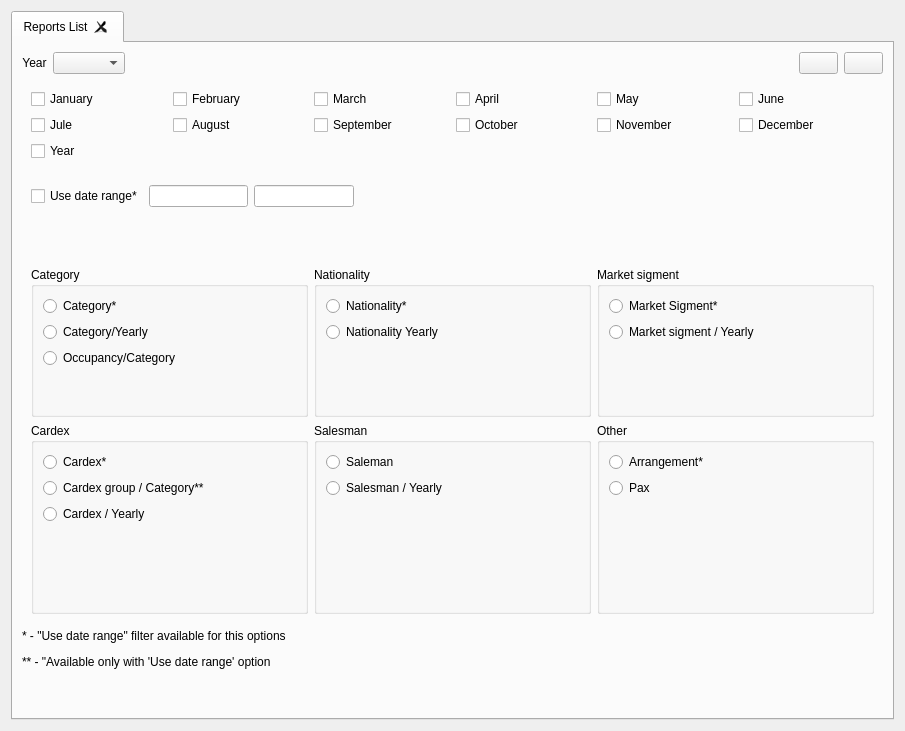
<?xml version="1.0" encoding="UTF-8"?>
<ui version="4.0">
 <class>WReportsSetOld</class>
 <widget class="QWidget" name="WReportsSetOld">
  <property name="geometry">
   <rect>
    <x>0</x>
    <y>0</y>
    <width>905</width>
    <height>731</height>
   </rect>
  </property>
  <property name="windowTitle">
   <string>Form</string>
  </property>
  <layout class="QVBoxLayout" name="verticalLayout">
   <item>
    <widget class="QTabWidget" name="tabWidget">
     <property name="focusPolicy">
      <enum>Qt::NoFocus</enum>
     </property>
     <property name="currentIndex">
      <number>0</number>
     </property>
     <property name="tabsClosable">
      <bool>true</bool>
     </property>
     <widget class="QWidget" name="tab">
      <attribute name="title">
       <string>Reports List</string>
      </attribute>
      <layout class="QVBoxLayout" name="verticalLayout_2">
       <item>
        <widget class="QWidget" name="widget" native="true">
         <layout class="QGridLayout" name="gridLayout">
          <property name="leftMargin">
           <number>0</number>
          </property>
          <property name="topMargin">
           <number>0</number>
          </property>
          <property name="rightMargin">
           <number>0</number>
          </property>
          <property name="bottomMargin">
           <number>0</number>
          </property>
          <item row="1" column="1">
           <widget class="EYearCombo" name="cbYear">
            <property name="maximumSize">
             <size>
              <width>100</width>
              <height>16777215</height>
             </size>
            </property>
           </widget>
          </item>
          <item row="1" column="4">
           <widget class="QPushButton" name="btnGo">
            <property name="maximumSize">
             <size>
              <width>39</width>
              <height>40</height>
             </size>
            </property>
            <property name="text">
             <string/>
            </property>
            <property name="icon">
             <iconset resource="../Resort/res.qrc">
              <normaloff>:/images/goto.png</normaloff>:/images/goto.png</iconset>
            </property>
            <property name="iconSize">
             <size>
              <width>32</width>
              <height>32</height>
             </size>
            </property>
           </widget>
          </item>
          <item row="1" column="2">
           <spacer name="horizontalSpacer">
            <property name="orientation">
             <enum>Qt::Horizontal</enum>
            </property>
            <property name="sizeHint" stdset="0">
             <size>
              <width>40</width>
              <height>20</height>
             </size>
            </property>
           </spacer>
          </item>
          <item row="1" column="0">
           <widget class="QLabel" name="label">
            <property name="text">
             <string>Year</string>
            </property>
            <property name="alignment">
             <set>Qt::AlignCenter</set>
            </property>
           </widget>
          </item>
          <item row="1" column="3">
           <widget class="QPushButton" name="btnHelp">
            <property name="maximumSize">
             <size>
              <width>39</width>
              <height>40</height>
             </size>
            </property>
            <property name="text">
             <string/>
            </property>
            <property name="icon">
             <iconset resource="../Resort/res.qrc">
              <normaloff>:/images/question.png</normaloff>:/images/question.png</iconset>
            </property>
            <property name="iconSize">
             <size>
              <width>32</width>
              <height>32</height>
             </size>
            </property>
           </widget>
          </item>
         </layout>
        </widget>
       </item>
       <item>
        <widget class="WCheckBoxGroup" name="wCh" native="true">
         <property name="sizePolicy">
          <sizepolicy hsizetype="Preferred" vsizetype="Preferred">
           <horstretch>0</horstretch>
           <verstretch>0</verstretch>
          </sizepolicy>
         </property>
         <property name="minimumSize">
          <size>
           <width>0</width>
           <height>0</height>
          </size>
         </property>
         <property name="styleSheet">
          <string notr="true"/>
         </property>
         <layout class="QGridLayout" name="gridLayout_4">
          <property name="sizeConstraint">
           <enum>QLayout::SetMinimumSize</enum>
          </property>
          <item row="1" column="4">
           <widget class="QCheckBox" name="checkBox_7">
            <property name="text">
             <string>April</string>
            </property>
            <property name="M" stdset="0">
             <number>4</number>
            </property>
           </widget>
          </item>
          <item row="2" column="2">
           <widget class="QCheckBox" name="checkBox_9">
            <property name="text">
             <string>August</string>
            </property>
            <property name="M" stdset="0">
             <number>8</number>
            </property>
           </widget>
          </item>
          <item row="1" column="3">
           <widget class="QCheckBox" name="checkBox">
            <property name="text">
             <string>March</string>
            </property>
            <property name="M" stdset="0">
             <number>3</number>
            </property>
           </widget>
          </item>
          <item row="2" column="5">
           <widget class="QCheckBox" name="checkBox_11">
            <property name="text">
             <string>November</string>
            </property>
            <property name="M" stdset="0">
             <number>11</number>
            </property>
           </widget>
          </item>
          <item row="1" column="6">
           <widget class="QCheckBox" name="checkBox_5">
            <property name="text">
             <string>June</string>
            </property>
            <property name="M" stdset="0">
             <number>6</number>
            </property>
           </widget>
          </item>
          <item row="1" column="5">
           <widget class="QCheckBox" name="checkBox_6">
            <property name="text">
             <string>May</string>
            </property>
            <property name="M" stdset="0">
             <number>5</number>
            </property>
           </widget>
          </item>
          <item row="2" column="4">
           <widget class="QCheckBox" name="checkBox_10">
            <property name="text">
             <string>October</string>
            </property>
            <property name="M" stdset="0">
             <number>10</number>
            </property>
           </widget>
          </item>
          <item row="1" column="2">
           <widget class="QCheckBox" name="checkBox_3">
            <property name="text">
             <string>February</string>
            </property>
            <property name="M" stdset="0">
             <number>2</number>
            </property>
           </widget>
          </item>
          <item row="1" column="1">
           <widget class="QCheckBox" name="checkBox_4">
            <property name="text">
             <string>January</string>
            </property>
            <property name="M" stdset="0">
             <number>1</number>
            </property>
           </widget>
          </item>
          <item row="2" column="6">
           <widget class="QCheckBox" name="checkBox_12">
            <property name="text">
             <string>December</string>
            </property>
            <property name="M" stdset="0">
             <number>12</number>
            </property>
           </widget>
          </item>
          <item row="2" column="3">
           <widget class="QCheckBox" name="checkBox_8">
            <property name="text">
             <string>September</string>
            </property>
            <property name="M" stdset="0">
             <number>9</number>
            </property>
           </widget>
          </item>
          <item row="2" column="1">
           <widget class="QCheckBox" name="checkBox_2">
            <property name="text">
             <string>Jule</string>
            </property>
            <property name="M" stdset="0">
             <number>7</number>
            </property>
           </widget>
          </item>
          <item row="3" column="1">
           <widget class="QCheckBox" name="chYear">
            <property name="text">
             <string>Year</string>
            </property>
            <property name="M" stdset="0">
             <number>0</number>
            </property>
           </widget>
          </item>
         </layout>
        </widget>
       </item>
       <item>
        <widget class="QWidget" name="widget_2" native="true">
         <layout class="QHBoxLayout" name="horizontalLayout">
          <item>
           <widget class="QCheckBox" name="chUseDateRange">
            <property name="text">
             <string>Use date range*</string>
            </property>
           </widget>
          </item>
          <item>
           <widget class="EDateEdit" name="deDate1">
            <property name="maximumSize">
             <size>
              <width>100</width>
              <height>16777215</height>
             </size>
            </property>
           </widget>
          </item>
          <item>
           <widget class="EDateEdit" name="deDate2">
            <property name="maximumSize">
             <size>
              <width>100</width>
              <height>16777215</height>
             </size>
            </property>
           </widget>
          </item>
          <item>
           <spacer name="horizontalSpacer_2">
            <property name="orientation">
             <enum>Qt::Horizontal</enum>
            </property>
            <property name="sizeHint" stdset="0">
             <size>
              <width>521</width>
              <height>20</height>
             </size>
            </property>
           </spacer>
          </item>
         </layout>
        </widget>
       </item>
       <item>
        <widget class="QWidget" name="widget_3" native="true">
         <property name="sizePolicy">
          <sizepolicy hsizetype="Preferred" vsizetype="Preferred">
           <horstretch>0</horstretch>
           <verstretch>2</verstretch>
          </sizepolicy>
         </property>
         <layout class="QGridLayout" name="gridLayout_3">
          <item row="2" column="0" rowspan="2">
           <widget class="QGroupBox" name="groupBox">
            <property name="title">
             <string>Category</string>
            </property>
            <layout class="QVBoxLayout" name="verticalLayout_4">
             <item>
              <widget class="ERadioButton" name="rbrCategory">
               <property name="text">
                <string>Category*</string>
               </property>
              </widget>
             </item>
             <item>
              <widget class="ERadioButton" name="rbrCategoryYearly">
               <property name="text">
                <string>Category/Yearly</string>
               </property>
              </widget>
             </item>
             <item>
              <widget class="ERadioButton" name="rbrOccupancyCategory">
               <property name="text">
                <string>Occupancy/Category</string>
               </property>
              </widget>
             </item>
             <item>
              <spacer name="verticalSpacer">
               <property name="orientation">
                <enum>Qt::Vertical</enum>
               </property>
               <property name="sizeHint" stdset="0">
                <size>
                 <width>20</width>
                 <height>17</height>
                </size>
               </property>
              </spacer>
             </item>
            </layout>
           </widget>
          </item>
          <item row="0" column="0" colspan="3">
           <widget class="QWidget" name="wdtFilter" native="true">
            <property name="minimumSize">
             <size>
              <width>0</width>
              <height>30</height>
             </size>
            </property>
            <property name="maximumSize">
             <size>
              <width>16777215</width>
              <height>30</height>
             </size>
            </property>
            <layout class="QVBoxLayout" name="verticalLayout_10">
             <property name="spacing">
              <number>0</number>
             </property>
             <property name="leftMargin">
              <number>0</number>
             </property>
             <property name="topMargin">
              <number>0</number>
             </property>
             <property name="rightMargin">
              <number>0</number>
             </property>
             <property name="bottomMargin">
              <number>0</number>
             </property>
             <item>
              <layout class="QHBoxLayout" name="hlFilter"/>
             </item>
            </layout>
           </widget>
          </item>
          <item row="4" column="0">
           <widget class="QGroupBox" name="groupBox_3">
            <property name="title">
             <string>Cardex</string>
            </property>
            <layout class="QVBoxLayout" name="verticalLayout_5">
             <item>
              <widget class="ERadioButton" name="rbrCardex">
               <property name="text">
                <string>Cardex*</string>
               </property>
              </widget>
             </item>
             <item>
              <widget class="ERadioButton" name="rbCardexCategory">
               <property name="text">
                <string>Cardex group / Category**</string>
               </property>
              </widget>
             </item>
             <item>
              <widget class="ERadioButton" name="rbrCardexYearly">
               <property name="text">
                <string>Cardex / Yearly</string>
               </property>
              </widget>
             </item>
             <item>
              <spacer name="verticalSpacer_2">
               <property name="orientation">
                <enum>Qt::Vertical</enum>
               </property>
               <property name="sizeHint" stdset="0">
                <size>
                 <width>20</width>
                 <height>51</height>
                </size>
               </property>
              </spacer>
             </item>
            </layout>
           </widget>
          </item>
          <item row="4" column="1">
           <widget class="QGroupBox" name="groupBox_4">
            <property name="title">
             <string>Salesman</string>
            </property>
            <layout class="QVBoxLayout" name="verticalLayout_6">
             <item>
              <widget class="ERadioButton" name="rbrSalesMan">
               <property name="text">
                <string>Saleman</string>
               </property>
              </widget>
             </item>
             <item>
              <widget class="ERadioButton" name="rbrSalesManYearly">
               <property name="text">
                <string>Salesman / Yearly</string>
               </property>
              </widget>
             </item>
             <item>
              <spacer name="verticalSpacer_5">
               <property name="orientation">
                <enum>Qt::Vertical</enum>
               </property>
               <property name="sizeHint" stdset="0">
                <size>
                 <width>20</width>
                 <height>51</height>
                </size>
               </property>
              </spacer>
             </item>
            </layout>
           </widget>
          </item>
          <item row="2" column="1" rowspan="2">
           <widget class="QGroupBox" name="groupBox_2">
            <property name="title">
             <string>Nationality</string>
            </property>
            <layout class="QVBoxLayout" name="verticalLayout_9">
             <item>
              <widget class="ERadioButton" name="rbrNationality">
               <property name="text">
                <string>Nationality*</string>
               </property>
              </widget>
             </item>
             <item>
              <widget class="ERadioButton" name="rbrNatYearly">
               <property name="text">
                <string>Nationality Yearly</string>
               </property>
              </widget>
             </item>
             <item>
              <spacer name="verticalSpacer_7">
               <property name="orientation">
                <enum>Qt::Vertical</enum>
               </property>
               <property name="sizeHint" stdset="0">
                <size>
                 <width>20</width>
                 <height>40</height>
                </size>
               </property>
              </spacer>
             </item>
            </layout>
           </widget>
          </item>
          <item row="4" column="2">
           <widget class="QGroupBox" name="groupBox_6">
            <property name="title">
             <string>Other</string>
            </property>
            <layout class="QVBoxLayout" name="verticalLayout_8">
             <item>
              <widget class="ERadioButton" name="rbrArrangement">
               <property name="text">
                <string>Arrangement*</string>
               </property>
              </widget>
             </item>
             <item>
              <widget class="ERadioButton" name="rbrPax">
               <property name="text">
                <string>Pax</string>
               </property>
              </widget>
             </item>
             <item>
              <spacer name="verticalSpacer_6">
               <property name="orientation">
                <enum>Qt::Vertical</enum>
               </property>
               <property name="sizeHint" stdset="0">
                <size>
                 <width>20</width>
                 <height>51</height>
                </size>
               </property>
              </spacer>
             </item>
            </layout>
           </widget>
          </item>
          <item row="2" column="2" rowspan="2">
           <widget class="QGroupBox" name="groupBox_5">
            <property name="title">
             <string>Market sigment</string>
            </property>
            <layout class="QVBoxLayout" name="verticalLayout_7">
             <item>
              <widget class="ERadioButton" name="rbrMarketSigment">
               <property name="text">
                <string>Market Sigment*</string>
               </property>
              </widget>
             </item>
             <item>
              <widget class="ERadioButton" name="rbrMarketSigmentYearly">
               <property name="text">
                <string>Market sigment / Yearly</string>
               </property>
              </widget>
             </item>
             <item>
              <spacer name="verticalSpacer_4">
               <property name="orientation">
                <enum>Qt::Vertical</enum>
               </property>
               <property name="sizeHint" stdset="0">
                <size>
                 <width>20</width>
                 <height>63</height>
                </size>
               </property>
              </spacer>
             </item>
            </layout>
           </widget>
          </item>
         </layout>
        </widget>
       </item>
       <item>
        <widget class="QLabel" name="label_2">
         <property name="text">
          <string>&lt;html&gt;&lt;head/&gt;&lt;body&gt;&lt;p&gt;* - &amp;quot;Use date range&amp;quot; filter available for this options&lt;/p&gt;&lt;p&gt;** - &amp;quot;Available only with 'Use date range' option&lt;/p&gt;&lt;/body&gt;&lt;/html&gt;</string>
         </property>
        </widget>
       </item>
       <item>
        <spacer name="verticalSpacer_3">
         <property name="orientation">
          <enum>Qt::Vertical</enum>
         </property>
         <property name="sizeHint" stdset="0">
          <size>
           <width>20</width>
           <height>40</height>
          </size>
         </property>
        </spacer>
       </item>
      </layout>
     </widget>
    </widget>
   </item>
  </layout>
 </widget>
 <customwidgets>
  <customwidget>
   <class>EDateEdit</class>
   <extends>QLineEdit</extends>
   <header location="global">edateedit.h</header>
  </customwidget>
  <customwidget>
   <class>EYearCombo</class>
   <extends>QComboBox</extends>
   <header location="global">eyearcombo.h</header>
  </customwidget>
  <customwidget>
   <class>ERadioButton</class>
   <extends>QRadioButton</extends>
   <header location="global">eradiobutton.h</header>
  </customwidget>
  <customwidget>
   <class>WCheckBoxGroup</class>
   <extends>QWidget</extends>
   <header location="global">wcheckboxgroup.h</header>
   <container>1</container>
  </customwidget>
 </customwidgets>
 <tabstops>
  <tabstop>cbYear</tabstop>
  <tabstop>checkBox_4</tabstop>
  <tabstop>checkBox_3</tabstop>
  <tabstop>checkBox</tabstop>
  <tabstop>checkBox_7</tabstop>
  <tabstop>checkBox_6</tabstop>
  <tabstop>checkBox_5</tabstop>
  <tabstop>checkBox_2</tabstop>
  <tabstop>checkBox_9</tabstop>
  <tabstop>checkBox_8</tabstop>
  <tabstop>checkBox_10</tabstop>
  <tabstop>checkBox_11</tabstop>
  <tabstop>checkBox_12</tabstop>
  <tabstop>chYear</tabstop>
  <tabstop>rbrCategory</tabstop>
  <tabstop>rbrCategoryYearly</tabstop>
  <tabstop>rbrOccupancyCategory</tabstop>
  <tabstop>rbrNationality</tabstop>
  <tabstop>rbrNatYearly</tabstop>
  <tabstop>rbrMarketSigment</tabstop>
  <tabstop>rbrMarketSigmentYearly</tabstop>
  <tabstop>rbrCardex</tabstop>
  <tabstop>rbrCardexYearly</tabstop>
  <tabstop>rbrSalesMan</tabstop>
  <tabstop>rbrSalesManYearly</tabstop>
  <tabstop>rbrArrangement</tabstop>
  <tabstop>rbrPax</tabstop>
  <tabstop>btnGo</tabstop>
  <tabstop>tabWidget</tabstop>
 </tabstops>
 <resources>
  <include location="../Resort/res.qrc"/>
 </resources>
 <connections>
  <connection>
   <sender>rbrCategory</sender>
   <signal>clicked()</signal>
   <receiver>WReportsSetOld</receiver>
   <slot>rbClicked()</slot>
   <hints>
    <hint type="sourcelabel">
     <x>72</x>
     <y>197</y>
    </hint>
    <hint type="destinationlabel">
     <x>47</x>
     <y>468</y>
    </hint>
   </hints>
  </connection>
  <connection>
   <sender>rbrCategoryYearly</sender>
   <signal>clicked()</signal>
   <receiver>WReportsSetOld</receiver>
   <slot>rbClicked()</slot>
   <hints>
    <hint type="sourcelabel">
     <x>58</x>
     <y>218</y>
    </hint>
    <hint type="destinationlabel">
     <x>153</x>
     <y>467</y>
    </hint>
   </hints>
  </connection>
  <connection>
   <sender>rbrOccupancyCategory</sender>
   <signal>clicked()</signal>
   <receiver>WReportsSetOld</receiver>
   <slot>rbClicked()</slot>
   <hints>
    <hint type="sourcelabel">
     <x>124</x>
     <y>237</y>
    </hint>
    <hint type="destinationlabel">
     <x>253</x>
     <y>463</y>
    </hint>
   </hints>
  </connection>
  <connection>
   <sender>rbrNationality</sender>
   <signal>clicked()</signal>
   <receiver>WReportsSetOld</receiver>
   <slot>rbClicked()</slot>
   <hints>
    <hint type="sourcelabel">
     <x>371</x>
     <y>199</y>
    </hint>
    <hint type="destinationlabel">
     <x>333</x>
     <y>463</y>
    </hint>
   </hints>
  </connection>
  <connection>
   <sender>rbrNatYearly</sender>
   <signal>clicked()</signal>
   <receiver>WReportsSetOld</receiver>
   <slot>rbClicked()</slot>
   <hints>
    <hint type="sourcelabel">
     <x>389</x>
     <y>219</y>
    </hint>
    <hint type="destinationlabel">
     <x>382</x>
     <y>466</y>
    </hint>
   </hints>
  </connection>
  <connection>
   <sender>rbrCardex</sender>
   <signal>clicked()</signal>
   <receiver>WReportsSetOld</receiver>
   <slot>rbClicked()</slot>
   <hints>
    <hint type="sourcelabel">
     <x>44</x>
     <y>337</y>
    </hint>
    <hint type="destinationlabel">
     <x>230</x>
     <y>467</y>
    </hint>
   </hints>
  </connection>
  <connection>
   <sender>rbrCardexYearly</sender>
   <signal>clicked()</signal>
   <receiver>WReportsSetOld</receiver>
   <slot>rbClicked()</slot>
   <hints>
    <hint type="sourcelabel">
     <x>47</x>
     <y>367</y>
    </hint>
    <hint type="destinationlabel">
     <x>5</x>
     <y>430</y>
    </hint>
   </hints>
  </connection>
  <connection>
   <sender>rbrSalesMan</sender>
   <signal>clicked()</signal>
   <receiver>WReportsSetOld</receiver>
   <slot>rbClicked()</slot>
   <hints>
    <hint type="sourcelabel">
     <x>348</x>
     <y>343</y>
    </hint>
    <hint type="destinationlabel">
     <x>5</x>
     <y>412</y>
    </hint>
   </hints>
  </connection>
  <connection>
   <sender>rbrSalesManYearly</sender>
   <signal>clicked()</signal>
   <receiver>WReportsSetOld</receiver>
   <slot>rbClicked()</slot>
   <hints>
    <hint type="sourcelabel">
     <x>381</x>
     <y>365</y>
    </hint>
    <hint type="destinationlabel">
     <x>4</x>
     <y>399</y>
    </hint>
   </hints>
  </connection>
  <connection>
   <sender>rbrMarketSigment</sender>
   <signal>clicked()</signal>
   <receiver>WReportsSetOld</receiver>
   <slot>rbClicked()</slot>
   <hints>
    <hint type="sourcelabel">
     <x>654</x>
     <y>192</y>
    </hint>
    <hint type="destinationlabel">
     <x>4</x>
     <y>382</y>
    </hint>
   </hints>
  </connection>
  <connection>
   <sender>rbrMarketSigmentYearly</sender>
   <signal>clicked()</signal>
   <receiver>WReportsSetOld</receiver>
   <slot>rbClicked()</slot>
   <hints>
    <hint type="sourcelabel">
     <x>620</x>
     <y>216</y>
    </hint>
    <hint type="destinationlabel">
     <x>2</x>
     <y>362</y>
    </hint>
   </hints>
  </connection>
  <connection>
   <sender>rbrArrangement</sender>
   <signal>clicked()</signal>
   <receiver>WReportsSetOld</receiver>
   <slot>rbClicked()</slot>
   <hints>
    <hint type="sourcelabel">
     <x>637</x>
     <y>347</y>
    </hint>
    <hint type="destinationlabel">
     <x>4</x>
     <y>347</y>
    </hint>
   </hints>
  </connection>
  <connection>
   <sender>rbrPax</sender>
   <signal>clicked()</signal>
   <receiver>WReportsSetOld</receiver>
   <slot>rbClicked()</slot>
   <hints>
    <hint type="sourcelabel">
     <x>628</x>
     <y>363</y>
    </hint>
    <hint type="destinationlabel">
     <x>5</x>
     <y>325</y>
    </hint>
   </hints>
  </connection>
 </connections>
 <slots>
  <slot>rbClicked()</slot>
 </slots>
</ui>
